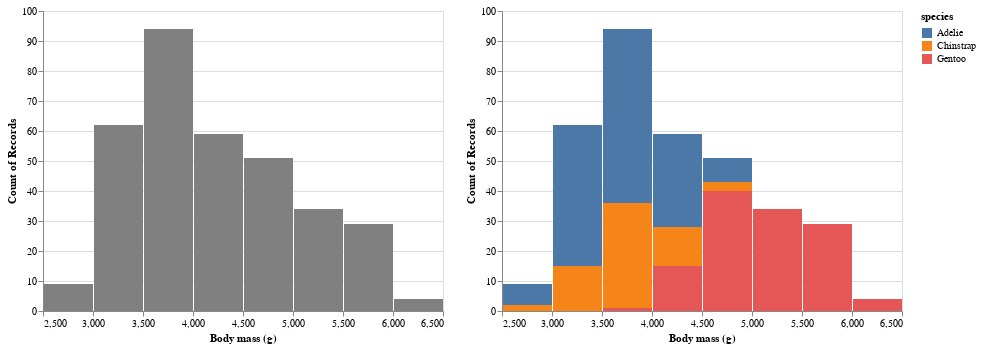

This figure's notebook cell:
### Code cell
combined = (
    alt.Chart(penguin_df)
    .mark_bar(color="gray")
    .encode(x=alt.X("body_mass_g", bin=True, title="Body mass (g)"), y="count()")
)
per_species = (
    alt.Chart(penguin_df)
    .mark_bar()
    .encode(
        x=alt.X("body_mass_g", bin=True, title="Body mass (g)"),
        y="count()",
        color="species",
    )
)

(combined | per_species)

### Figure 1 — Vega-Lite specification as saved in the notebook (floating-point values rounded to 4 significant figures; data arrays with more than 128 entries replaced by an {"elided": "..."} marker saying what was removed)
{"config": {"view": {"continuousWidth": 400, "continuousHeight": 300}}, "hconcat": [{"mark": {"type": "bar", "color": "gray"}, "encoding": {"x": {"type": "quantitative", "bin": true, "field": "body_mass_g", "title": "Body mass (g)"}, "y": {"type": "quantitative", "aggregate": "count"}}}, {"mark": "bar", "encoding": {"color": {"type": "nominal", "field": "species"}, "x": {"type": "quantitative", "bin": true, "field": "body_mass_g", "title": "Body mass (g)"}, "y": {"type": "quantitative", "aggregate": "count"}}}], "data": {"name": "data-889b7f289882396f303e54f5b8952833"}, "$schema": "https://vega.github.io/schema/vega-lite/v4.8.1.json", "datasets": {"data-889b7f289882396f303e54f5b8952833": {"elided": "342 records"}}}
